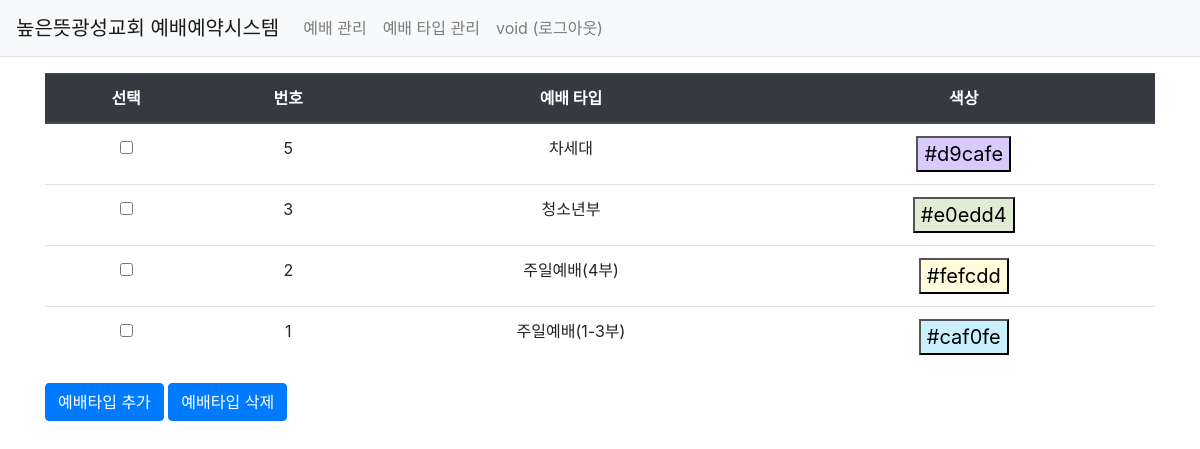
/worshiptype/list/ (signed in), run on an earlier commit of the app's database.
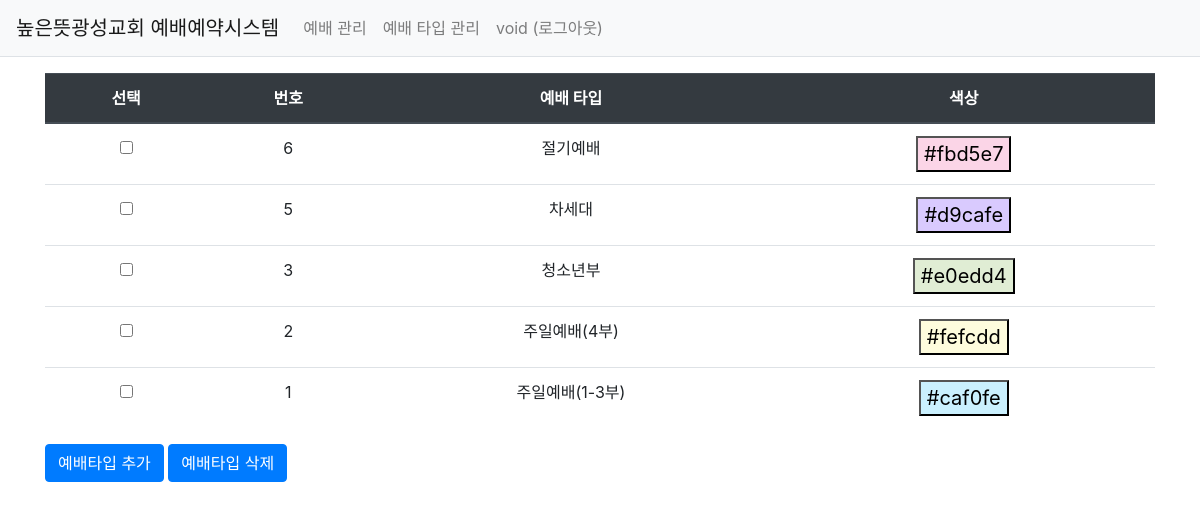
And on a later commit of the database.
### w_reservation/models.py (models this page shows)
class WorshipType(db.Model):
    __tablename__ = 'worshiptype'
    id = db.Column(db.Integer, primary_key=True)
    detail = db.Column(db.String(100), nullable=True)
    bgcolor = db.Column(db.String(7), default='#FFFFFF')

### w_reservation/views/worshiptype_views.py (the view)
@bp.route('/list/')
@login_required
def _list():
    worshiptype_list = WorshipType.query.order_by(WorshipType.id.desc())
    return render_template('worship_type/worshiptype_list.html', worshiptype_list=worshiptype_list)

### w_reservation/views/auth_views.py (called while the page is built)
@bp.before_app_request
def load_logged_in_user():
    user_id = session.get('user_id')
    if user_id is None:
        g.user = None
    else:
        g.user = User.query.get(user_id)

def login_required(view):
    @functools.wraps(view)
    def wrapped_view(**kwargs):
        if g.user is None:
            return redirect(url_for('auth.login'))
        return view(**kwargs)
    return wrapped_view

### w_reservation/templates/worship_type/worshiptype_list.html (shortened to what this page needs)
{% extends 'base.html' %}
{% block content %}
<div class="container my-3">
    <table class="table">
        <thead>
        <tr class="text-center thead-dark">
            <th>선택</th>
            <th>번호</th>
            <th>예배 타입</th>
            <th>색상</th>
        </tr>
        </thead>
        <tbody>
        {% if worshiptype_list %}
        {% for worshiptype in worshiptype_list %}
        <tr class="text-center">
            <td><input type="checkbox" name="checkboxName" data-uri="{{ url_for('worshiptype.delete',worshiptype_id = worshiptype.id) }}"></td>
            <td>{{ worshiptype.id }}</td>
            <td>{{ worshiptype.detail }}</td>
            <td><button type="button" style="background-color:{{ worshiptype.bgcolor }};font-size: 20px;">{{ worshiptype.bgcolor }}</button></td>
        </tr>
        {% endfor %}
        {% else %}
        <tr>
            <td colspan="3">등록된 예배타입이 없습니다.</td>
        </tr>
        {% endif %}
        </tbody>
    </table>
    <a href="{{ url_for('worshiptype.add') }}" class="btn btn-primary">예배타입 추가</a>
    <a href="#" class="delete btn btn-primary">예배타입 삭제</a>
</div>
{% endblock %}

What changed in the data, as far as the page shows it:
added WorshipType: id "6", detail "절기예배", bgcolor "#fbd5e7"
